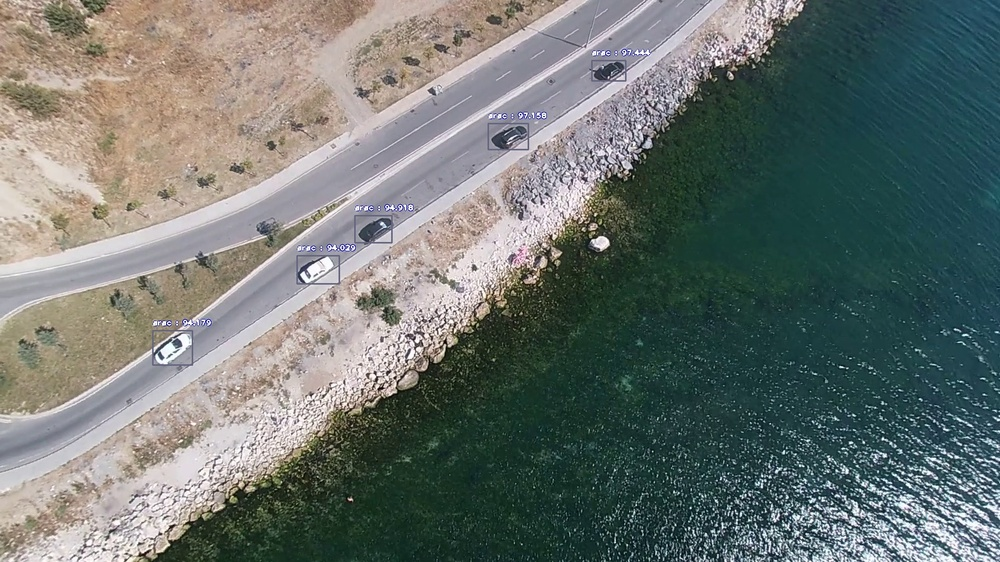
#> input picture shared/detection files/aerial_car_detection/example.jpg, 1000 x 562 px, shrunk from 1920 x 1080 before the run
$ python concatenate_image.py --image1 aerial_car_detection/example.jpg --image2 aerial_car_detection/example.jpg
#> lines starting #> are read from the running program, lines starting #| are printed output that depends on the picture
import argparse
import cv2
ap = argparse.ArgumentParser()
ap.add_argument("-i1", "--image1", required=True,
    help="path to image1")
ap.add_argument("-i2", "--image2", required=True,
    help="path to image2")

args = vars(ap.parse_args())

im1 = cv2.imread(args['image1'])
#> im1 is the input picture: shape (562, 1000, 3); mean B, G, R 111.9, 115.9, 108.3
im2 = cv2.imread(args['image2'])
im_h = cv2.hconcat([im1, im2])
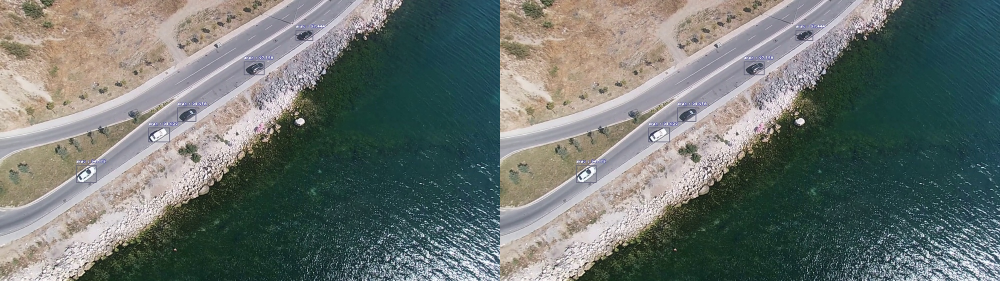
#> im_h: shape (562, 2000, 3) (shown at 1/2 size); mean B, G, R 111.9, 115.9, 108.3
cv2.imwrite('combined.jpg', im_h)
